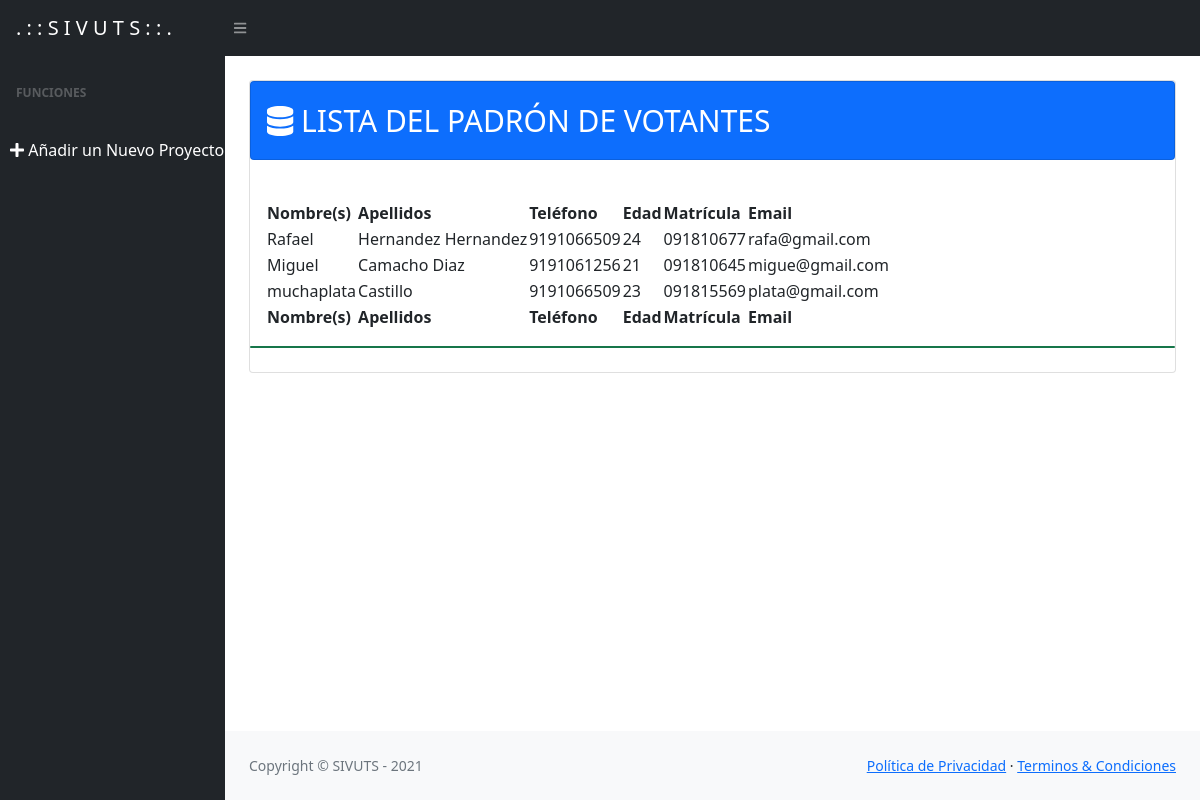
Page /padronV.view.php on the committed database.
### tables this page shows
CREATE TABLE IF NOT EXISTS `votante` (
  `id` int(11) NOT NULL AUTO_INCREMENT,
  `cargo_id` int(11) NOT NULL DEFAULT 0,
  `name` varchar(100) NOT NULL,
  `lastname` varchar(100) NOT NULL,
  `phone` text NOT NULL,
  `years` text NOT NULL,
  `curp` text NOT NULL,
  `matri` text NOT NULL,
  `email` text NOT NULL,
  `pass` text NOT NULL,
  PRIMARY KEY (`id`),
  KEY `FK_votante_cargo` (`cargo_id`),
  CONSTRAINT `FK_votante_cargo` FOREIGN KEY (`cargo_id`) REFERENCES `cargo` (`id`) ON DELETE CASCADE ON UPDATE CASCADE
);

### padronV.view.php (the view, shortened to what this page needs)
<!DOCTYPE html>
<html lang="en">
    <head>
        <link href="https://cdn.jsdelivr.net/npm/simple-datatables@latest/dist/style.css" rel="stylesheet" />
        <link href="css/styles.css" rel="stylesheet" />
    </head>
    <body class="sb-nav-fixed">
        <nav class="sb-topnav navbar navbar-expand navbar-dark bg-dark">
            <a class="navbar-brand ps-3" href="indexU.view.php">. : : S I V U T S : : .</a>
            <button class="btn btn-link btn-sm order-1 order-lg-0 me-4 me-lg-0" id="sidebarToggle" href="#!"><i class="fas fa-bars"></i></button>
        </nav>
        <div id="layoutSidenav">
            <div id="layoutSidenav_nav">
                <nav class="sb-sidenav accordion sb-sidenav-dark" id="sidenavAccordion">
                    <div class="sb-sidenav-menu">
                        <div class="nav">
                            <div class="sb-sidenav-menu-heading">Funciones</div>
                            <a class="nav-link collapsed" data-bs-toggle="collapse" data-bs-target="#collapsePages" aria-expanded="false" aria-controls="collapsePages">
                                <a class="sb-nav-link-icon" style="text-decoration: none; color: white; margin-left: 10px;" href="newproyect.php"><i class="fas fa-plus"></i>
                                Añadir un Nuevo Proyecto</a>
                            </a>
                        </div>
                </nav>
            </div>
            <div id="layoutSidenav_content">
                <main>
                    <div class="container-fluid px-4">
                        <br>
                        <div class="card mb-4">
                            <div class="col-xl-12 col-md-6">
                                <div class="card bg-primary text-white mb-4">
                                    <div class="card-body" style="font-size: 30px;"><i class="fas fa-database"></i> LISTA DEL PADRÓN DE VOTANTES</div>
                                </div>
                            </div>
                            <div class="card-body">
                                <table id="datatablesSimple">
                                    <thead>
                                        <tr>
                                            <th>Nombre(s)</th>
                                            <th>Apellidos</th>
                                            <th>Teléfono</th>
                                            <th>Edad</th>
                                            <th>Matrícula</th>
                                            <th>Email</th>
                                        </tr>
                                    </thead>
                                    <tfoot>
                                        <tr>
                                            <th>Nombre(s)</th>
                                            <th>Apellidos</th>
                                            <th>Teléfono</th>
                                            <th>Edad</th>
                                            <th>Matrícula</th>
                                            <th>Email</th>
                                        </tr>
                                    </tfoot>
                                    <tbody>
                                        <?php
                                            require_once "conexionV.php";
                                            $query = "SELECT * FROM votante";
                                            $consulta = mysqli_query($conexion,$query);
                                            while ($fila = mysqli_fetch_array($consulta)) {
                                        ?>
                                        <tr>
                                            <td><?php echo $fila['name'] ?></td>
                                            <td><?php echo $fila['lastname'] ?></td>
                                            <td><?php echo $fila['phone'] ?></td>
                                            <td><?php echo $fila['years'] ?></td>
                                            <td><?php echo $fila['matri'] ?></td>
                                            <td><?php echo $fila['email'] ?></td>
                                        </tr>
                                        <?php
                                            }
                                        ?>
                                    </tbody>
                                </table>
                            </div>
                            <div class="row">
                                <div class="col-xl-12 col-md-6">
                                    <div class="card bg-success text-white mb-4">
                                    </div>
                                </div>
                            </div>
                        </div>
                    </div>
                </main>
                <footer class="py-4 bg-light mt-auto">
                    <div class="container-fluid px-4">
                        <div class="d-flex align-items-center justify-content-between small">
                            <div class="text-muted">Copyright &copy; SIVUTS - 2021</div>
                            <div>
                                <a href="#">Política de Privacidad</a>
                                &middot;
                                <a href="#">Terminos &amp; Condiciones</a>
                            </div>
                        </div>
                    </div>
                </footer>
            </div>
        </div>
    </body>
</html>

### rows in the picture
votante: name "Rafael", lastname "Hernandez Hernandez", phone "9191066509", years "24", matri "091810677", email "rafa@gmail.com"
votante: name "Miguel", lastname "Camacho Diaz", phone "9191061256", years "21", matri "091810645", email "migue@gmail.com"
votante: name "muchaplata", lastname "Castillo", phone "9191066509", years "23", matri "091815569", email "plata@gmail.com"
